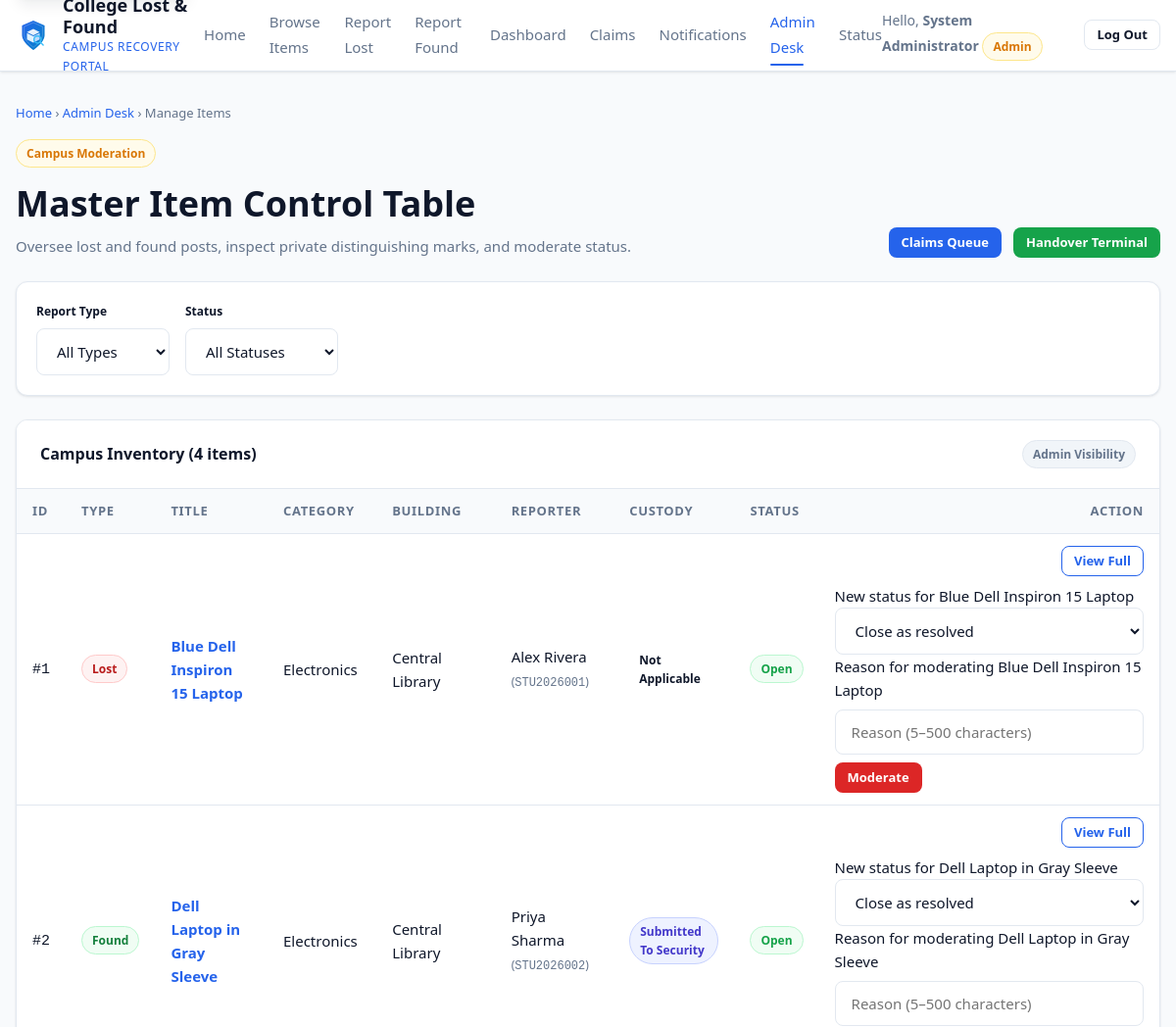
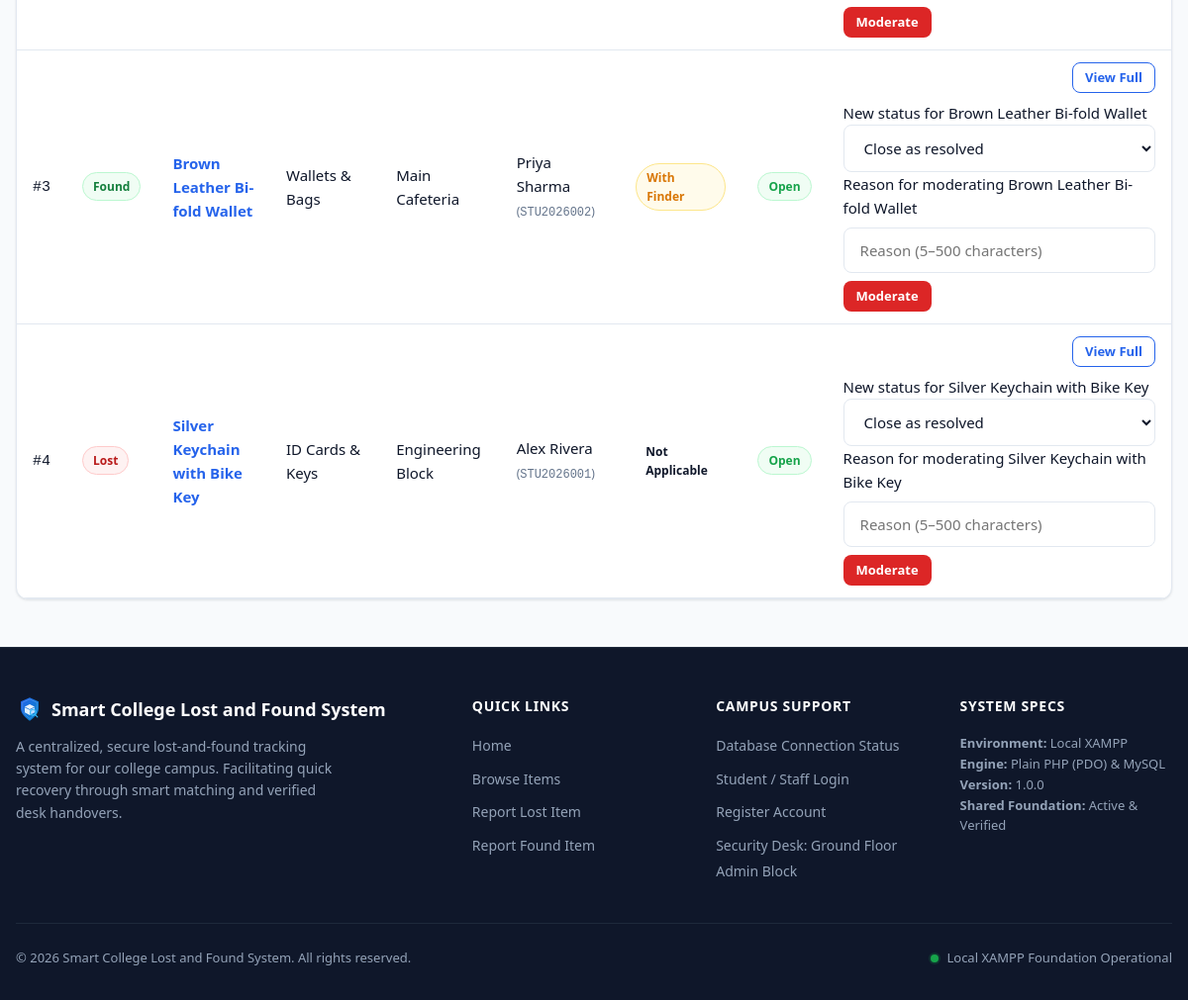
/admin/manage-items.php (signed in), run on the app's committed database (2 pictures, top to bottom).
### tables this page shows
CREATE TABLE items (
    id INT UNSIGNED AUTO_INCREMENT PRIMARY KEY,
    user_id INT UNSIGNED NOT NULL,
    item_type ENUM('lost', 'found') NOT NULL,
    category_id INT UNSIGNED NOT NULL,
    location_id INT UNSIGNED NOT NULL,
    title VARCHAR(120) NOT NULL,
    description TEXT NOT NULL,
    identifying_features TEXT NULL COMMENT 'Private verification features - STRICTLY HIDDEN FROM PUBLIC',
    incident_date DATE NOT NULL COMMENT 'Date lost or date found',
    incident_time TIME NULL,
    image_path VARCHAR(255) NULL,
    custody_status ENUM('with_finder', 'submitted_to_security', 'returned_to_owner', 'not_applicable') NOT NULL DEFAULT 'not_applicable',
    status ENUM('open', 'pending_claim', 'claimed', 'closed', 'rejected') NOT NULL DEFAULT 'open',
    created_at TIMESTAMP DEFAULT CURRENT_TIMESTAMP,
    updated_at TIMESTAMP DEFAULT CURRENT_TIMESTAMP ON UPDATE CURRENT_TIMESTAMP,
    CONSTRAINT fk_items_user FOREIGN KEY (user_id) REFERENCES users (id) ON DELETE CASCADE,
    CONSTRAINT fk_items_category FOREIGN KEY (category_id) REFERENCES categories (id) ON DELETE RESTRICT,
    CONSTRAINT fk_items_location FOREIGN KEY (location_id) REFERENCES locations (id) ON DELETE RESTRICT,
    INDEX idx_items_type_status (item_type, status),
    INDEX idx_items_custody (custody_status),
    INDEX idx_items_date (incident_date),
    INDEX idx_items_cat_loc (category_id, location_id),
    FULLTEXT INDEX ft_item_search (title, description)
);

CREATE TABLE categories (
    id INT UNSIGNED AUTO_INCREMENT PRIMARY KEY,
    name VARCHAR(50) NOT NULL UNIQUE,
    icon VARCHAR(50) NOT NULL DEFAULT 'fa-box',
    description VARCHAR(255) NULL,
    created_at TIMESTAMP DEFAULT CURRENT_TIMESTAMP
);

CREATE TABLE locations (
    id INT UNSIGNED AUTO_INCREMENT PRIMARY KEY,
    campus_zone VARCHAR(60) NOT NULL COMMENT 'e.g. North Campus, Engineering Block',
    building VARCHAR(80) NOT NULL COMMENT 'e.g. Central Library, Science Complex',
    specific_area VARCHAR(100) NULL COMMENT 'e.g. 2nd Floor Reading Room, Lab 102',
    created_at TIMESTAMP DEFAULT CURRENT_TIMESTAMP,
    INDEX idx_building (building)
);

CREATE TABLE users (
    id INT UNSIGNED AUTO_INCREMENT PRIMARY KEY,
    role ENUM('student', 'staff', 'admin') NOT NULL DEFAULT 'student',
    student_id VARCHAR(30) NULL UNIQUE COMMENT 'College Roll Number / Staff ID',
    full_name VARCHAR(100) NOT NULL,
    email VARCHAR(120) NOT NULL UNIQUE,
    password_hash VARCHAR(255) NOT NULL COMMENT 'Bcrypt / Argon2 hash - Plaintext strictly prohibited',
    phone VARCHAR(20) NOT NULL,
    department VARCHAR(100) NULL,
    status ENUM('active', 'suspended') NOT NULL DEFAULT 'active',
    created_at TIMESTAMP DEFAULT CURRENT_TIMESTAMP,
    updated_at TIMESTAMP DEFAULT CURRENT_TIMESTAMP ON UPDATE CURRENT_TIMESTAMP,
    INDEX idx_user_role_status (role, status),
    INDEX idx_user_email (email)
);

### includes/functions.php (called while the page is built, shortened)
<?php
function e(?string $string): string {
    return htmlspecialchars($string ?? '', ENT_QUOTES, 'UTF-8');
}
function url(string $path = ''): string {
    $base = rtrim(BASE_URL, '/');
    $cleanPath = ltrim($path, '/');
    return $base === '' ? '/' . $cleanPath : $base . '/' . $cleanPath;
}

### admin/manage-items.php (the view, shortened to what this page needs)
<?php
require_once __DIR__ . '/../includes/functions.php';
$items = [];
$statusFilter = $_GET['status'] ?? 'all';
$typeFilter = $_GET['type'] ?? 'all';
try {
    $pdo = get_db_connection();
    $where = ["1=1"];
    $params = [];
    $whereSql = implode(' AND ', $where);
    $stmt = $pdo->prepare(
        "SELECT i.*, c.name AS category_name, l.building, u.full_name AS reporter_name, u.student_id
         FROM items i
         JOIN categories c ON i.category_id = c.id
         JOIN locations l ON i.location_id = l.id
         JOIN users u ON i.user_id = u.id
         WHERE $whereSql
         ORDER BY i.created_at DESC"
    );
    $stmt->execute($params);
    $items = $stmt->fetchAll(PDO::FETCH_ASSOC);
} catch (Throwable $e) {
    error_log('Admin/manage-items page error: ' . $e->getMessage());
    $loadError = true;
}
require_once __DIR__ . '/../includes/header.php';
?>
<div class="container section" style="padding-top: var(--space-8);">
    <nav aria-label="Breadcrumb" style="font-size: 0.8125rem; color: var(--color-text-muted); margin-bottom: var(--space-4);">
        <a href="<?= url('index.php') ?>">Home</a> &rsaquo;
        <a href="<?= url('admin/index.php') ?>">Admin Desk</a> &rsaquo;
        <span>Manage Items</span>
    </nav>
    <div style="display: flex; justify-content: space-between; align-items: flex-end; margin-bottom: var(--space-6); flex-wrap: wrap; gap: var(--space-4);">
        <div>
            <span class="badge badge-warning" style="margin-bottom: var(--space-2);">Campus Moderation</span>
            <h1 style="font-size: 2.25rem; font-weight: 800; color: var(--color-text); margin-bottom: 2px;">
                Master Item Control Table
            </h1>
            <p style="color: var(--color-text-muted); font-size: 0.9375rem;">
                Oversee lost and found posts, inspect private distinguishing marks, and moderate status.
            </p>
        </div>
        <div style="display: flex; gap: var(--space-3);">
            <a href="<?= url('admin/manage-claims.php') ?>" class="btn btn-primary btn-sm">Claims Queue</a>
            <a href="<?= url('admin/handover.php') ?>" class="btn btn-success btn-sm">Handover Terminal</a>
        </div>
    </div>
    <div class="catalog-filters" style="margin-bottom: var(--space-6);">
        <form method="GET" action="<?= url('admin/manage-items.php') ?>" style="display: flex; gap: var(--space-4); flex-wrap: wrap; align-items: flex-end;">
            <div>
                <label for="adminTypeFilter" class="form-label" style="font-size: 0.75rem;">Report Type</label>
                <select id="adminTypeFilter" name="type" class="form-select" onchange="this.form.submit()">
                    <option value="all" <?= $typeFilter === 'all' ? 'selected' : '' ?>>All Types</option>
                </select>
            </div>
            <div>
                <label for="adminStatusFilter" class="form-label" style="font-size: 0.75rem;">Status</label>
                <select id="adminStatusFilter" name="status" class="form-select" onchange="this.form.submit()">
                    <option value="all" <?= $statusFilter === 'all' ? 'selected' : '' ?>>All Statuses</option>
                </select>
            </div>
        </form>
    </div>
    <div class="card">
        <div class="card-header">
            <strong>Campus Inventory (<?= count($items) ?> items)</strong>
            <span class="badge badge-secondary">Admin Visibility</span>
        </div>
        <div class="card-body" style="padding: 0;">
            <?php if (!empty($items)): ?>
                <div class="table-responsive">
                    <table class="table">
                        <thead>
                            <tr>
                                <th>ID</th>
                                <th>Type</th>
                                <th>Title</th>
                                <th>Category</th>
                                <th>Building</th>
                                <th>Reporter</th>
                                <th>Custody</th>
                                <th>Status</th>
                                <th style="text-align: right;">Action</th>
                            </tr>
                        </thead>
                        <tbody>
                            <?php foreach ($items as $it): ?>
                                <tr>
                                    <td><code>#<?= e($it['id']) ?></code></td>
                                    <td>
                                        <span class="badge badge-<?= $it['item_type'] === 'lost' ? 'lost' : 'found' ?>">
                                            <?= ucfirst(e($it['item_type'])) ?>
                                        </span>
                                    </td>
                                    <td>
                                        <strong>
                                            <a href="<?= url('item-details.php?id=' . $it['id']) ?>">
                                                <?= e($it['title']) ?>
                                            </a>
                                        </strong>
                                    </td>
                                    <td><?= e($it['category_name']) ?></td>
                                    <td><?= e($it['building']) ?></td>
                                    <td>
                                        <?= e($it['reporter_name']) ?>
                                        <span style="font-size: 0.75rem; color: var(--color-text-muted);">(<code><?= e($it['student_id']) ?></code>)</span>
                                    </td>
                                    <td>
                                        <span class="badge badge-custody-<?= $it['custody_status'] === 'submitted_to_security' ? 'security' : ($it['custody_status'] === 'with_finder' ? 'finder' : ($it['custody_status'] === 'returned_to_owner' ? 'returned' : 'secondary')) ?>">
                                            <?= ucwords(str_replace('_', ' ', e($it['custody_status']))) ?>
                                        </span>
                                    </td>
                                    <td>
                                        <span class="badge <?= $it['status'] === 'open' ? 'badge-success' : ($it['status'] === 'claimed' ? 'badge-primary' : 'badge-warning') ?>">
                                            <?= ucfirst(e($it['status'])) ?>
                                        </span>
                                    </td>
                                    <td style="text-align: right;">
                                        <a href="<?= url('item-details.php?id=' . $it['id']) ?>" class="btn btn-outline btn-sm">
                                            View Full
                                        </a>
                                        <?php if ($it['status'] === 'open'): ?>
                                            <form method="POST" action="<?= url('api/admin/items.php') ?>" class="admin-item-moderation-form" style="margin-top: var(--space-2); text-align: left; min-width: 220px;">
                                                <label class="sr-only" for="moderationStatus<?= e($it['id']) ?>">New status for <?= e($it['title']) ?></label>
                                                <select id="moderationStatus<?= e($it['id']) ?>" name="status" class="form-select" required>
                                                    <option value="closed">Close as resolved</option>
                                                </select>
                                                <label class="sr-only" for="moderationReason<?= e($it['id']) ?>">Reason for moderating <?= e($it['title']) ?></label>
                                                <input id="moderationReason<?= e($it['id']) ?>" type="text" name="reason" class="form-control" minlength="5" maxlength="500" placeholder="Reason (5–500 characters)" required style="margin-top: var(--space-2);">
                                                <button type="submit" class="btn btn-danger btn-sm" style="margin-top: var(--space-2);">Moderate</button>
                                            </form>
                                        <?php endif; ?>
                                    </td>
                                </tr>
                            <?php endforeach; ?>
                        </tbody>
                    </table>
                </div>
            <?php endif; ?>
        </div>
    </div>
</div>
<?php require_once __DIR__ . '/../includes/footer.php'; ?>

### assets/css/variables.css (style rules this page uses)
:root { --color-primary: #2563eb; --color-primary-hover: #1d4ed8; --color-primary-light: #eff6ff; --color-accent: #0284c7; --color-accent-hover: #0369a1; --color-bg: #f8fafc; --color-surface: #ffffff; --color-surface-hover: #f1f5f9; --color-border: #e2e8f0; --color-border-focus: #3b82f6; --color-text: #0f172a; --color-text-muted: #64748b; --color-text-light: #94a3b8; --color-text-inverse: #ffffff; --color-success: #16a34a; --color-success-bg: #f0fdf4; --color-success-border: #bbf7d0; --color-warning: #d97706; --color-warning-bg: #fffbeb; --color-warning-border: #fde68a; --color-danger: #dc2626; --color-danger-bg: #fef2f2; --color-danger-border: #fecaca; --color-info: #0284c7; --color-info-bg: #f0f9ff; --color-info-border: #bae6fd; --color-custody-finder: #d97706; --color-custody-finder-bg: #fffbeb; --color-custody-finder-border: #fde68a; --color-custody-security: #4338ca; --color-custody-security-bg: #eef2ff; --color-custody-security-border: #c7d2fe; --color-custody-returned: #15803d; --color-custody-returned-bg: #f0fdf4; --color-custody-returned-border: #bbf7d0; --color-confidential: #7c3aed; --color-confidential-hover: #6d28d9; --color-confidential-bg: #f5f3ff; --color-confidential-border: #ddd6fe; --color-match-high: #16a34a; --color-match-high-bg: #dcfce7; --color-match-med: #d97706; --color-match-med-bg: #fef3c7; --color-match-low: #64748b; --color-match-low-bg: #f1f5f9; --font-sans: system-ui, -apple-system, BlinkMacSystemFont, 'Segoe UI', Roboto, 'Helvetica Neue', Arial, sans-serif; --font-mono: ui-monospace, SFMono-Regular, Menlo, Monaco, Consolas, 'Liberation Mono', monospace; --space-1: 0.25rem; --space-2: 0.5rem; --space-3: 0.75rem; --space-4: 1rem; --space-5: 1.25rem; --space-6: 1.5rem; --space-8: 2rem; --space-10: 2.5rem; --space-12: 3rem; --space-16: 4rem; --radius-sm: 0.375rem; --radius-md: 0.5rem; --radius-lg: 0.75rem; --radius-xl: 1rem; --radius-full: 9999px; --shadow-xs: 0 1px 2px 0 rgba(15, 23, 42, 0.05); --shadow-sm: 0 1px 3px 0 rgba(15, 23, 42, 0.08), 0 1px 2px -1px rgba(15, 23, 42, 0.08); --shadow-md: 0 4px 6px -1px rgba(15, 23, 42, 0.09), 0 2px 4px -2px rgba(15, 23, 42, 0.06); --shadow-lg: 0 10px 15px -3px rgba(15, 23, 42, 0.08), 0 4px 6px -4px rgba(15, 23, 42, 0.04); --shadow-xl: 0 20px 25px -5px rgba(15, 23, 42, 0.08), 0 8px 10px -6px rgba(15, 23, 42, 0.04); --focus-ring: 0 0 0 3px rgba(37, 99, 235, 0.35); --focus-ring-danger: 0 0 0 3px rgba(220, 38, 38, 0.3); --focus-outline: 2px solid var(--color-primary); --focus-outline-offset: 2px; --z-dropdown: 1000; --z-sticky: 1020; --z-drawer: 1030; --z-modal-backdrop: 1040; --z-modal: 1050; --z-toast: 1060; --transition-fast: 150ms cubic-bezier(0.4, 0, 0.2, 1); --transition-normal: 250ms cubic-bezier(0.4, 0, 0.2, 1); --max-content-width: 1200px; }

### data on the page
items: id "1", item_type "Lost", title "Blue Dell Inspiron 15 Laptop", category.name "Electronics", location.building "Central Library", user.full_name "Alex Rivera", user.student_id "STU2026001", custody_status "Not Applicable", status "Open", status "Close as resolved"
items: id "2", item_type "Found", title "Dell Laptop in Gray Sleeve", category.name "Electronics", location.building "Central Library", user.full_name "Priya Sharma", user.student_id "STU2026002", custody_status "Submitted To Security", status "Open", status "Close as resolved"
items: id "3", item_type "Found", title "Brown Leather Bi-fold Wallet", category.name "Wallets & Bags", location.building "Main Cafeteria", user.full_name "Priya Sharma", user.student_id "STU2026002", custody_status "With Finder", status "Open", status "Close as resolved"
items: id "4", item_type "Lost", title "Silver Keychain with Bike Key", category.name "ID Cards & Keys", location.building "Engineering Block", user.full_name "Alex Rivera", user.student_id "STU2026001", custody_status "Not Applicable", status "Open", status "Close as resolved"

### other printed values
$currentUser['full_name'] "System Administrator"
count($items) "4"
APP_NAME "Smart College Lost and Found System"
APP_VERSION "1.0.0"
